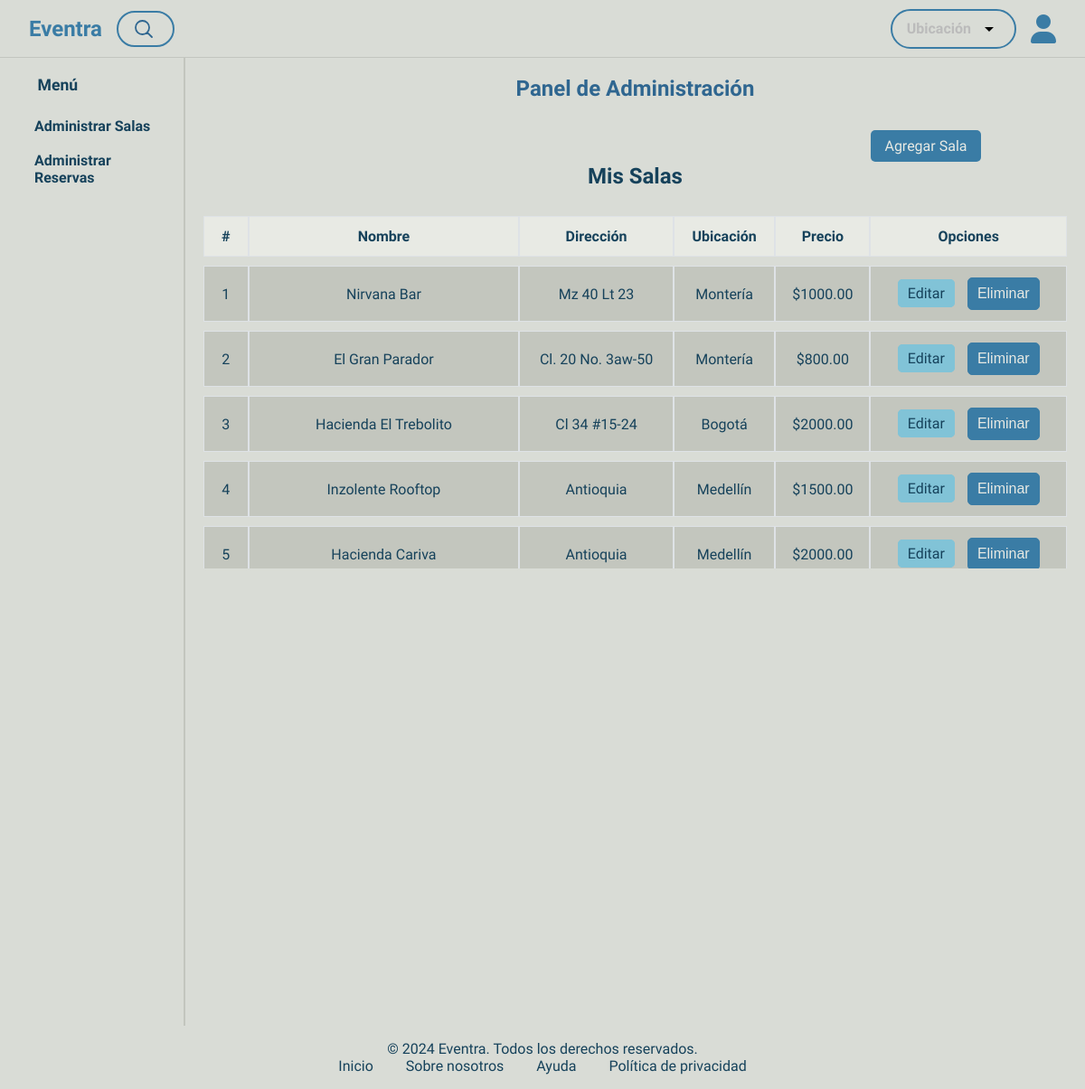
The app's page /dashboard/eventos/ (signed in) with its own data.
### crud_app/models.py (models this page shows, shortened)
class Eventos(models.Model):
    CIUDADES = [
        ('Montería', 'Montería'),
        ('Bogotá', 'Bogotá'),
        ('Medellín', 'Medellín'),
        ('Cali', 'Cali'),
        ('Cartagena', 'Cartagena'),
    ]
    usuario = models.ForeignKey(Usuario, on_delete=models.CASCADE, related_name='eventos')  # Relación uno a muchos
    nombre = models.CharField(max_length=200)
    direccion = models.CharField(max_length=300)
    ubicacion = models.CharField(max_length=50, choices=CIUDADES)
    descripcion = models.TextField()
    precio_renta = models.DecimalField(max_digits=10, decimal_places=2)
    imagen = models.ImageField(upload_to=upload_to)

### crud_app/views.py (the view)
# urls.py: path('dashboard/eventos/', views.dashboard, name='dashboard'),
@login_required
def dashboard(request):
    usuario_actual = request.user
    if usuario_actual.tipo_usuario != 'administrativo':
        return redirect('home')  # Redirige si no es administrativo
    eventos = Eventos.objects.filter(usuario=usuario_actual)
    return render(request, "administrativo/dashboard.html", {
        "eventos": eventos,
        "usuario_actual": usuario_actual,
        "messages": messages.get_messages(request),  # Obtén los mensajes para mostrarlos
    })

### crud_app/auth_backend.py (called while the page is built)
    def get_user(self, user_id):
        try:
            return Usuario.objects.get(pk=user_id)
        except Usuario.DoesNotExist:
            return None

### crud_app/context_processors/user_context.py (called while the page is built)
def get_usuario_context(request):
    if request.session.get('user_id'):
        usuario_actual = get_object_or_404(Usuario, pk=request.session['user_id'])
        return {'usuario_actual': usuario_actual}
    return {}

### crud_app/models.py (called while the page is built)
    @property
    def is_authenticated(self):
        return True

### crud_app/templates/administrativo/dashboard.html (shortened to what this page needs)
{% extends "eventra/base.html" %} {% block contenido %} {% load static %}
<div class="dashboard-container">
  <nav class="sidebar">
    <h5>Menú</h5>
    <ul class="nav">
      <li>
        <a href="{% url 'dashboard' %}" class="nav-link">Administrar Salas</a>
      </li>
      <li><a href="{% url 'administrar_reservas' %}" class="nav-link">Administrar Reservas</a></li>
    </ul>
  </nav>
  <main class="main-content">
    <h2>Panel de Administración</h2>
    <div class="events-section">
      <div class="text-end">
        <a href="{% url 'registrar_evento' %}" class="btn-success"
          >Agregar Sala</a
        >
      </div>
      <h3>Mis Salas</h3>
      <div class="table-container">
        {% if eventos %}
        <table class="custom-table">
          <thead>
            <tr>
              <th>#</th>
              <th>Nombre</th>
              <th>Dirección</th>
              <th>Ubicación</th>
              <th>Precio</th>
              <th>Opciones</th>
            </tr>
          </thead>
          <tbody>
            {% for evento in eventos %}
            <tr>
              <td>{{ forloop.counter }}</td>
              <td>{{ evento.nombre }}</td>
              <td>{{ evento.direccion }}</td>
              <td>{{ evento.ubicacion }}</td>
              <td>${{ evento.precio_renta }}</td>
              <td>
                <a href="{% url 'editar_evento' evento.id %}" class="btn btn-primary">Editar</a>
                <button class="btn btn-danger" onclick="showModal({{ evento.id }})">Eliminar</button>
              </td>
            </tr>
            {% endfor %}
          </tbody>
        </table>
        {% else %}
        <p>No tienes salas registradas.</p>
        {% endif %}
      </div>
    </div>
  </main>
</div>
{% endblock %}

### crud_app/static/css/styles.css (style rules this page uses)
:root { --primary: #3a7ca5; --primary-dark: #2f6690; --primary-darker: #265072; --text: #16425b; --background: #d9dcd6; --background-dark: #c3c6be; --secondary: #81c3d7; --tarjeta: #e8eae4; --gray-border: rgba(0, 0, 0, 10%); --border-radius: 2rem; --glow-size: 0.5rem; --navbar-height: 4rem; --gray: #6c757d; --dark: #3d464d; --input-bg: #c2c6c0; }
body { font-family: "Exo 2"; font-size: 16px; color: var(--text); background: var(--background); overflow-x: hidden; display: flex; flex-direction: column; height: 100%; }
html { height: 100%; }
* { margin: 0; padding: 0; box-sizing: border-box; }
a { text-decoration: none; color: var(--primary); }
h1, h2 { color: var(--primary-dark); }
nav > ul { list-style-type: none; padding: 0; margin: 0; gap: 0.25rem; }
nav > ul > li { height: 3rem; color: var(--primary-dark); cursor: pointer; display: flex; flex-direction: row; border-radius: 0.5rem; align-items: center; gap: 1rem; padding-left: 0.5rem; width: 100%; font-weight: bold; transition: all 0.2s ease-in-out; }
nav > ul > li > a { color: var(--primary-dark); }

### crud_app/static/css/stylesDetalle.css (style rules this page uses)
@media (max-width: 1200px) { h3 { font-size: calc(1.3rem + 0.6vw); } }
.btn { border: 1px solid; padding: 0.375rem 0.75rem; font-size: 1rem; line-height: 1.5; border-radius: 0.25rem; transition: color 0.15s ease-in-out, background-color 0.15s ease-in-out, border-color 0.15s ease-in-out, box-shadow 0.15s ease-in-out; }
.btn.btn-primary { color: var(--tarjeta); background-color: var(--primary); border-color: var(--primary); margin: 1rem 0 1rem 0; }

### crud_app/static/css/dashboard.css (style rules this page uses)
:root { --primary: #3a7ca5; --primary-dark: #2f6690; --primary-darker: #265072; --text: #16425b; --background: #d9dcd6; --background-dark: #c3c6be; --secondary: #81c3d7; --secondary-dark: #6ba7c0; --tarjeta: #e8eae4; --gray-border: rgba(0, 0, 0, 10%); --border-radius: 2rem; --glow-size: 0.5rem; --navbar-height: 4rem; --gray: #6c757d; --dark: #3d464d; --input-bg: #c2c6c0; }
.dashboard-container { display: flex; height: 100vh; font-family: "Exo 2"; }
.sidebar { display: flex; width: 20vw; background: var(--background); border-right: 2px solid var(--background-dark); padding: 20px; height: 100%; flex-direction: column; }
.sidebar h5 { margin: 0 0 1rem 1.35rem; padding: 0; font-size: 1.1rem; color: var(--text); }
.sidebar .nav { list-style: none; padding-left: 0; text-align: center; }
.sidebar .nav-link { display: flex; align-items: center; text-decoration: none; color: var(--text); margin-bottom: 10px; width: 100%; height: auto; padding: 10px; text-align: left; }
.main-content { display: flex; padding: 20px; width: 100%; background-color: var(--background); flex-direction: column; }
.main-content h2 { text-align: center; margin-bottom: 20px; }
.text-end { width: 80%; text-align: right; padding-bottom: 10px; box-sizing: border-box; }
.btn-success { background-color: var(--primary); color: var(--tarjeta); text-decoration: none; border-radius: 5px; transition: background-color 0.3s; max-width: 150px; width: auto; padding: 8px 15px; margin-right: 0; }
.events-section { margin-top: 20px; width: 100%; display: flex; flex-direction: column; align-items: center; }
.events-section h3 { font-size: 24px; margin-bottom: 20px; }
.table-container { width: 100%; max-width: 1000px; margin: auto; overflow-y: auto; max-height: 400px; }
.custom-table { width: 100%; border-collapse: separate; border-spacing: 0 10px; margin-bottom: 20px; border-radius: 10px; background-color: var(--background); }
.custom-table th, .custom-table td { text-align: center; vertical-align: middle; padding: 12px; border: 1px solid #dee2e6; }
.custom-table th { background-color: var(--tarjeta); color: var(--text); font-weight: bold; }
.custom-table td { background-color: var(--background-dark); }
.custom-table tr:nth-child(odd) td { background-color: var(--background-dark); }
.custom-table td .btn { padding: 5px 10px; text-decoration: none; border-radius: 5px; margin: 0 5px; transition: background-color 0.3s; }
.custom-table td .btn-primary { background-color: var(--secondary); color: var(--text); border-color: var(--secondary); }
.custom-table td .btn-danger { background-color: var(--primary); color: var(--tarjeta); border-color: var(--primary); }

### crud_app/templates/administrativo/dashboard.html (style rules this page uses)
.btn-danger { background-color: #dc3545; color: white; }

### records on screen
Eventos: nombre "Nirvana Bar", direccion "Mz 40 Lt 23", ubicacion "Montería", precio_renta "1000.00"
Eventos: nombre "El Gran Parador", direccion "Cl. 20 No. 3aw-50", ubicacion "Montería", precio_renta "800.00"
Eventos: nombre "Hacienda El Trebolito", direccion "Cl 34 #15-24", ubicacion "Bogotá", precio_renta "2000.00"
Eventos: nombre "Inzolente Rooftop", direccion "Antioquia", ubicacion "Medellín", precio_renta "1500.00"
Eventos: nombre "Hacienda Cariva", direccion "Antioquia", ubicacion "Medellín", precio_renta "2000.00"
